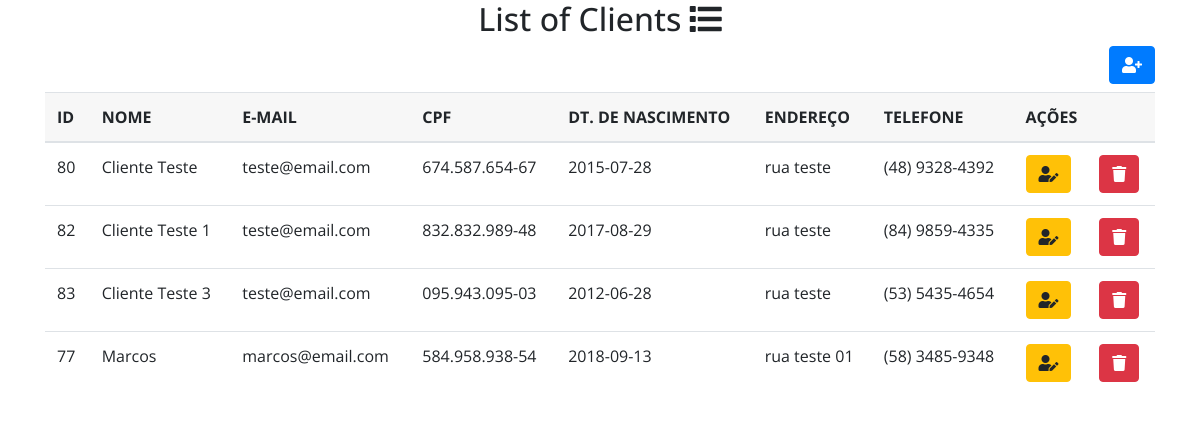
The page / on the database its author committed.
### tables this page shows
CREATE TABLE `registros` (
  `id` int(11) NOT NULL,
  `name` varchar(100) NOT NULL,
  `email` varchar(100) NOT NULL,
  `cpf` varchar(50) NOT NULL,
  `birth` date NOT NULL,
  `address` varchar(100) NOT NULL,
  `phone` varchar(50) NOT NULL
);

### model/Manager.class.php (called while the page is built, shortened)
<?php
class Manager extends Conexao {
	public function listClient($table) {
		$pdo = parent::get_instance();
		$sql = "SELECT * FROM $table ORDER BY name ASC";
		$sql = $pdo->query($sql);
		$sql->execute();
		return $sql->fetchAll();
	}
}
?>

### index.php (the view, shortened to what this page needs)
<?php
include_once 'model/Manager.class.php';
$manager = new Manager();
?>
<!DOCTYPE html>
<html>
<head>
	<?php include_once 'view/dependencias.php'; ?>
</head>
<body>
<div class="container">
	<h2 class="text-center">
		List of Clients <i class="fa fa-list"></i>
	</h2>
	<h5 class="text-right">
		<a href="view/page_register.php" class="btn btn-primary btn-xs">
			<i class="fa fa-user-plus"></i>
		</a>
	</h5>
	<div class="table-responsive">
		<table class="table table-hover">
			<thead class="thead">
				<tr>
					<th>ID</th>
					<th>NOME</th>
					<th>E-MAIL</th>
					<th>CPF</th>
					<th>DT. DE NASCIMENTO</th>
					<th>ENDEREÇO</th>
					<th>TELEFONE</th>
					<th colspan="3">AÇÕES</th>
				</tr>
			</thead>
			<tbody>
				<?php foreach($manager->listClient("registros") as $client): ?>
				<tr>
					<td><?php echo $client['id']; ?></td>
					<td><?php echo $client['name']; ?></td>
					<td><?php echo $client['email']; ?></td>
					<td><?php echo $client['cpf']; ?></td>
					<td><?php echo $client['birth']; ?></td>
					<td><?php echo $client['address']; ?></td>
					<td><?php echo $client['phone']; ?></td>
					<td>
						<form method="POST" action="view/page_update.php">
							<button class="btn btn-warning btn-xs">
								<i class="fa fa-user-edit"></i>
							</button>
						</form>
					</td>
					<td>
						<form method="POST" action="controller/delete_client.php" onclick="return confirm('Você tem certeza que deseja excluir ?');">
							<button class="btn btn-danger btn-xs">
								<i class="fa fa-trash"></i>
							</button>
						</form>
					</td>
				</tr>
				<?php endforeach; ?>
			</tbody>
		</table>
	</div>
</div>
</body>
</html>

### view/dependencias.php (shortened to what this page needs)
<link rel="stylesheet" href="https://maxcdn.bootstrapcdn.com/bootstrap/4.0.0/css/bootstrap.min.css">
<link rel="stylesheet" href="https://use.fontawesome.com/releases/v5.1.0/css/all.css">

### view/dependencias.php (style rules this page uses)
body { margin: 0; background-color: #ffffff; }
* { font-family: 'Open Sans', sans-serif; }
h2 { font-family: 'Open Sans', sans-serif; }
.thead { background-color: #f7f7f7; }

### rows shown on the page
registros: id "80", name "Cliente Teste", email "teste@email.com", cpf "674.587.654-67", birth "2015-07-28", address "rua teste", phone "(48) 9328-4392"
registros: id "82", name "Cliente Teste 1", email "teste@email.com", cpf "832.832.989-48", birth "2017-08-29", address "rua teste", phone "(84) 9859-4335"
registros: id "83", name "Cliente Teste 3", email "teste@email.com", cpf "095.943.095-03", birth "2012-06-28", address "rua teste", phone "(53) 5435-4654"
registros: id "77", name "Marcos", email "marcos@email.com", cpf "584.958.938-54", birth "2018-09-13", address "rua teste 01", phone "(58) 3485-9348"
